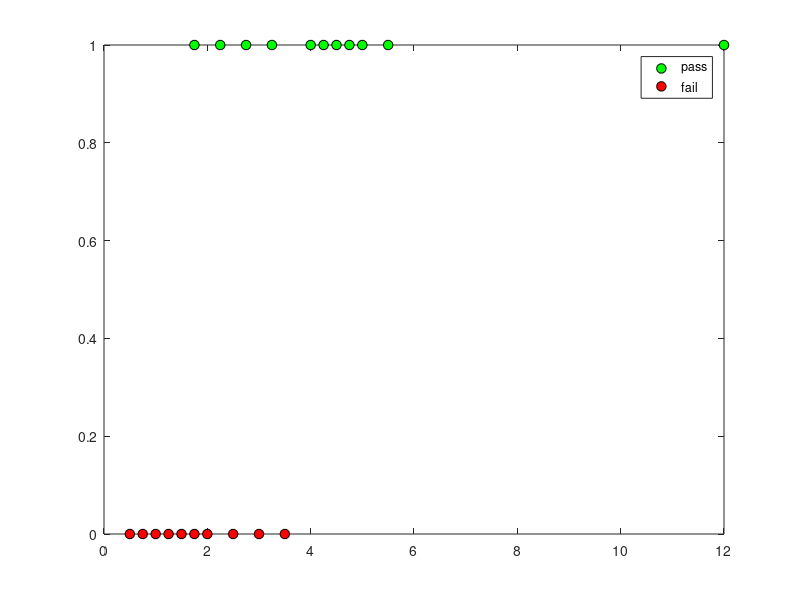

Source code (MATLAB): (Note: this script raises an error after producing the figure.)
% Logistic Reggression.
% Y1 = θ1 + θ2 * X

clear ; 
close all; 
clc;


% Data Intialisation %
Data = [0.5,0;
        0.75,0;
        1.00,0;
        1.25,0;
        1.50,0;
        1.75,0;
        1.75,1;
        2.00,0;
        2.25,1;
        2.50,0;
        2.75,1;
        3.00,0;
        3.25,1;
        3.50,0;
        4.00,1;
        4.25,1;
        4.50,1;
        4.75,1;
        5.00,1;
        5.50,1
        12,1
             ];
         
% Y1 Dependent variable  
 Y = Data(:,2);
 % n  number of the Data sets
 [m,n]  = size(Y) ;
 % X matrix of independent variable.  
 X = Data(:,1); 
% Initialisation of Theta values. Y = Theta0 + ( Theta1 * X )
% form Theta as the vector of 2 * 1 matrix . 
 theta = zeros(n+1, 1);
 theta(1,1)= 0;
 theta(2,1)= 0;
% =========================================================================
% Plotting the data "y" 
% =========================================================================
figure(1); % open a new figure window
pass = find(Y==1);
fail = find(Y==0);
plot(X(pass),Y(pass), 'ko','MarkerFaceColor', 'g', 'MarkerSize', 7);
hold on;
plot(X(fail),Y(fail),'ko', 'MarkerFaceColor', 'r', 'MarkerSize', 7);
legend('pass', 'fail')
hold

% =========================================================================
  %Initialisation of cost function
% =========================================================================
  X = [ones(m, 1), X]; 
  computeCostLogistic(X, Y, theta);
  
  
% =========================================================================
% learning the alpha and no of iteration values. 
% =========================================================================
 alpha =0.1;
 iterations = 10000;
 
% =========================================================================
% computing J for Theta1 = 0 and Theta2 = 0;
% =========================================================================
  theta = gradientDescentLogistic(X, Y, theta, alpha, iterations);
  fprintf('The theta values are %f  %f \n', theta(1,1), theta(2,1));  
 
 % =========================================================================
% Prediction of y values for x1 = 4.1 and x1 = 6.5
% =========================================================================.
x1 = 2.5;
y1 = theta(1,1) + x1* theta(2,1);

x2 =  2.7;
y2 = theta(1,1) + x2* theta(2,1);

fprintf('The prediction values for x1 %f  is %f \n', x1, sigmoid(y1));  
fprintf('The prediction values for x1 %f  is %f \n', x2,  sigmoid(y2));
% =========================================================================
% Plot the logistic reggression Hypothesis.
% =========================================================================
figure(2)
pass = find(Y==1);
fail = find(Y==0);
plot(X(pass,2),Y(pass), 'ks','MarkerFaceColor', 'g', 'MarkerSize', 7);
hold on;
plot(X(fail,2),Y(fail),'ko', 'MarkerFaceColor', 'r', 'MarkerSize', 7);
hold on;
plot(X(:,2),sigmoid(X*theta)); 
title (" Plot of logistic Hypothesis");
xlabel ("hours");
ylabel ("Pass / Fail ");
% =========================================================================
% threshold = 0.5.
% =========================================================================
z =  X*theta;
H = sigmoid(z);
prediction = round(H);

% =========================================================================
% Plot the logistic reggression model with prediction .
% =========================================================================

figure(4)
pass = find(prediction==1);
fail = find(prediction==0);
plot(X(pass,2),prediction(pass), 'ks','MarkerFaceColor', 'g', 'MarkerSize', 7);
hold on;
plot(X(fail,2),prediction(fail),'ko', 'MarkerFaceColor', 'r', 'MarkerSize', 7);
legend('pass', 'fail')
hold on;
plot(X(:,2), H)
hold
legend('pass Prediction', 'fail Prediction','Hypothesis')
title (" Predict student will pass or fail");
xlabel ("hours");
ylabel ("Pass / Fail prediction");
% =========================================================================
% Plot of linear Hypothesis over Logistic Hypothesis with Training Data
% =========================================================================
alpha =0.05;
iterations = 100;
theta_linear = zeros(2, 1);
theta_linear = gradientDescent(X(:,2), Y, theta_linear, alpha, iterations,m);
figure(5)
pass = find(Y==1);
fail = find(Y==0);
plot(X(pass,2),Y(pass), 'ks','MarkerFaceColor', 'g', 'MarkerSize', 7);
hold on;
plot(X(fail,2),Y(fail),'ko', 'MarkerFaceColor', 'r', 'MarkerSize', 7);
hold on;
plot(X(:,2), sigmoid(X*theta),"linewidth",1.5)
hold on 
plot(X(:,2), X*theta_linear,"--r","linewidth",1.5)
legend('pass','fail', 'logistic regression','linear regression') 
xlabel ("hours");
ylabel ("Pass / Fail prediction");
% =============================================================================
